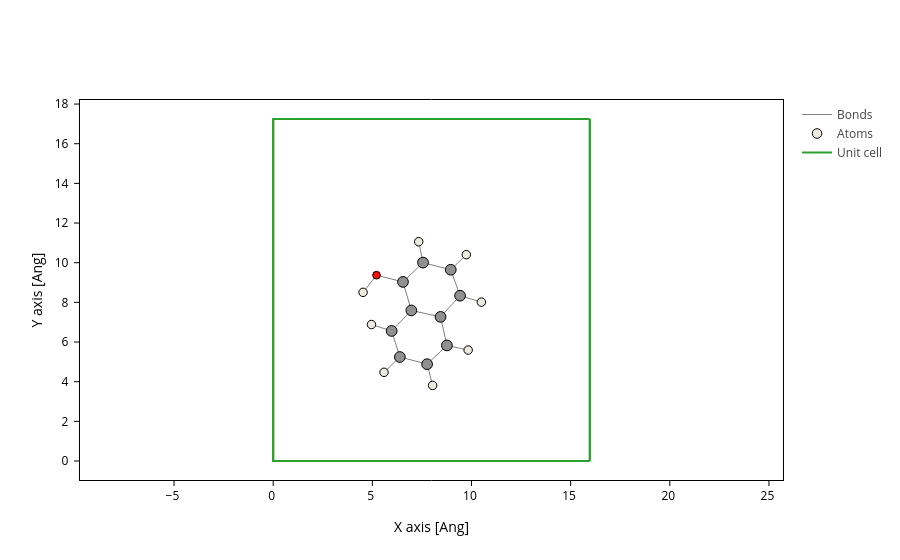

Write notebook code for a chart like this one.
### Code cell
molec.plot(axes="xy")

### Figure 1 — Plotly figure (JSON) as saved in the notebook; plotly's stock layout.template omitted (floating-point values rounded to 4 significant figures; data arrays with more than 128 entries replaced by an {"elided": "..."} marker saying what was removed)
{"data": [{"line": {"color": "gray", "width": 1}, "meta": {}, "mode": "lines", "name": "Bonds", "opacity": 1, "type": "scatter", "x": {"elided": "420 float values"}, "y": {"elided": "420 float values"}}, {"marker": {"color": ["#EDEADE", "#909090", "#909090", "#EDEADE", "#909090", "#EDEADE", "#909090", "#EDEADE", "#909090", "#EDEADE", "#909090", "#909090", "#FF0D0D", "#EDEADE", "#909090", "#909090", "#EDEADE", "#909090", "#EDEADE"], "line": {"color": "black", "width": 1}, "opacity": 1, "size": [8.48, 10.72, 10.72, 8.48, 10.72, 8.48, 10.72, 8.48, 10.72, 8.48, 10.72, 10.72, 7.68, 8.48, 10.72, 10.72, 8.48, 10.72, 8.48]}, "meta": {}, "mode": "markers", "name": "Atoms", "opacity": 1, "type": "scatter", "x": [8.04, 7.762, 6.388, 9.832, 8.76, 5.59, 5.973, 7.337, 6.966, 4.957, 6.545, 7.556, 5.21, 4.532, 8.439, 8.954, 9.738, 9.424, 10.5], "y": [3.812, 4.883, 5.244, 5.595, 5.829, 4.472, 6.558, 11.06, 7.592, 6.882, 9.031, 10.0, 9.369, 8.505, 7.269, 9.645, 10.4, 8.335, 8.012]}, {"meta": {}, "mode": "lines", "name": "Unit cell", "type": "scatter", "x": [0.0, 0.0, 15.97, 15.97, 0.0, 0.0, NaN, 0.0, 0.0, 0.0, 15.97, 15.97, 0.0, NaN, 15.97, 15.97, NaN, 15.97, 15.97], "y": [0.0, 17.25, 17.25, 17.25, 17.25, 17.25, NaN, 17.25, 0.0, 0.0, 0.0, 0.0, 0.0, NaN, 17.25, 0.0, NaN, 17.25, 0.0]}], "layout": {"scene": {"aspectmode": "data", "xaxis": {"title": {"text": "X axis [Ang]"}}, "yaxis": {"title": {"text": "Y axis [Ang]"}}}, "xaxis": {"scaleanchor": "y", "scaleratio": 1, "title": {"text": "X axis [Ang]"}}, "yaxis": {"title": {"text": "Y axis [Ang]"}}}}
